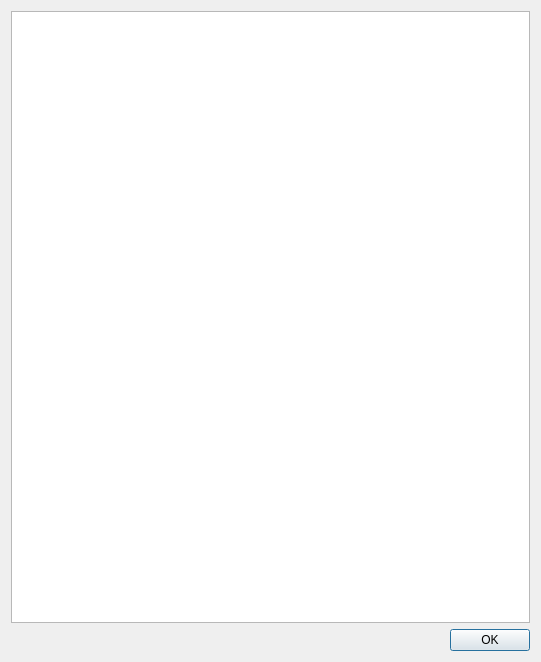
<?xml version="1.0" encoding="UTF-8"?>
<ui version="4.0">
 <class>AladinPropertiesDialog</class>
 <widget class="QDialog" name="AladinPropertiesDialog">
  <property name="geometry">
   <rect>
    <x>0</x>
    <y>0</y>
    <width>541</width>
    <height>662</height>
   </rect>
  </property>
  <property name="windowTitle">
   <string>Properties</string>
  </property>
  <layout class="QVBoxLayout" name="verticalLayout_2">
   <item>
    <layout class="QVBoxLayout" name="verticalLayout">
     <item>
      <widget class="QTextBrowser" name="textBrowser">
       <property name="font">
        <font>
         <pointsize>9</pointsize>
         <weight>50</weight>
         <bold>false</bold>
        </font>
       </property>
      </widget>
     </item>
    </layout>
   </item>
   <item>
    <layout class="QHBoxLayout" name="horizontalLayout">
     <item>
      <spacer name="horizontalSpacer">
       <property name="orientation">
        <enum>Qt::Horizontal</enum>
       </property>
       <property name="sizeHint" stdset="0">
        <size>
         <width>40</width>
         <height>20</height>
        </size>
       </property>
      </spacer>
     </item>
     <item>
      <widget class="QPushButton" name="pushButton">
       <property name="text">
        <string>OK</string>
       </property>
      </widget>
     </item>
    </layout>
   </item>
  </layout>
 </widget>
 <resources/>
 <connections/>
</ui>
